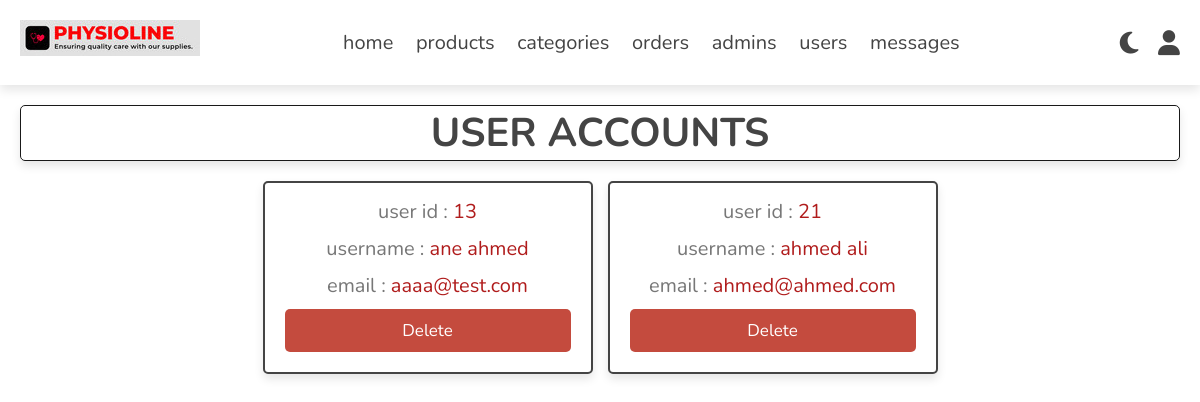
Page /admin/users_accounts.php (signed in) on the earlier database version.
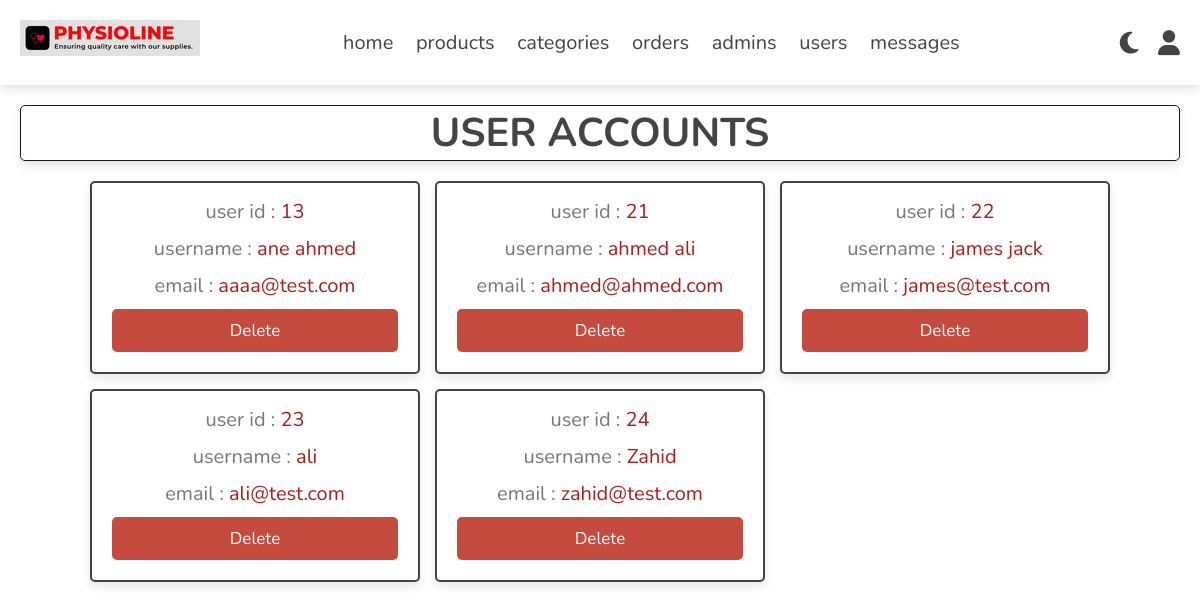
Same page on the later database version.
### tables this page shows
CREATE TABLE `users` (
  `id` int(100) NOT NULL,
  `name` varchar(20) NOT NULL,
  `email` varchar(50) NOT NULL,
  `password` varchar(50) NOT NULL,
  `image` varchar(255) DEFAULT NULL
);

### admin/users_accounts.php (the view, shortened to what this page needs)
<?php
include 'connect.php';
?>
<!DOCTYPE html>
<html lang="en">
<head>
   <link rel="stylesheet" href="https://cdnjs.cloudflare.com/ajax/libs/font-awesome/6.1.1/css/all.min.css">
   <link rel="stylesheet" href="css/admin_style.css">
</head>
<body>
<?php include 'admin_header.php'; ?>
<section class="accounts">
   <h1 class="heading">user accounts</h1>
   <div class="box-container">
   <?php
      $select_accounts = $conn->prepare("SELECT * FROM `users`");
      $select_accounts->execute();
      if($select_accounts->rowCount() > 0){
         while($fetch_accounts = $select_accounts->fetch(PDO::FETCH_ASSOC)){
   ?>
   <div class="box">
      <p> user id : <span><?= $fetch_accounts['id']; ?></span> </p>
      <p> username : <span><?= $fetch_accounts['name']; ?></span> </p>
      <p> email : <span><?= $fetch_accounts['email']; ?></span> </p>
      <a href="users_accounts.php?delete=<?= $fetch_accounts['id']; ?>" onclick="return confirm('delete this account? the user related information will also be delete!')" class="delete-btn">delete</a>
   </div>
   <?php
         }
      }else{
         echo '<p class="empty">no accounts available!</p>';
      }
   ?>
   </div>
</section>
</body>
</html>

Differences in the rows shown:
added users: id "22", name "james jack", email "james@test.com"
added users: id "23", name "ali", email "ali@test.com"
added users: id "24", name "Zahid", email "zahid@test.com"
